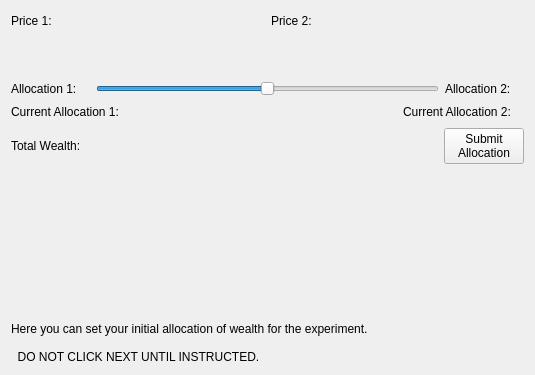
<?xml version="1.0" encoding="UTF-8"?>
<ui version="4.0">
 <class>InitialAllocationScreen</class>
 <widget class="QWidget" name="InitialAllocationScreen">
  <property name="geometry">
   <rect>
    <x>0</x>
    <y>0</y>
    <width>535</width>
    <height>375</height>
   </rect>
  </property>
  <property name="windowTitle">
   <string>Form</string>
  </property>
  <layout class="QHBoxLayout" name="horizontalLayout_7">
   <item>
    <layout class="QVBoxLayout" name="verticalLayout_2">
     <item>
      <layout class="QVBoxLayout" name="verticalLayout">
       <item>
        <layout class="QHBoxLayout" name="horizontalLayout_3">
         <item>
          <layout class="QHBoxLayout" name="horizontalLayout_2">
           <item>
            <widget class="QLabel" name="label_3">
             <property name="text">
              <string>Price 1:</string>
             </property>
            </widget>
           </item>
           <item>
            <widget class="QLabel" name="price1Label">
             <property name="text">
              <string/>
             </property>
            </widget>
           </item>
           <item>
            <spacer name="horizontalSpacer_2">
             <property name="orientation">
              <enum>Qt::Horizontal</enum>
             </property>
             <property name="sizeHint" stdset="0">
              <size>
               <width>40</width>
               <height>20</height>
              </size>
             </property>
            </spacer>
           </item>
          </layout>
         </item>
         <item>
          <layout class="QHBoxLayout" name="horizontalLayout">
           <item>
            <widget class="QLabel" name="label_4">
             <property name="text">
              <string>Price 2:</string>
             </property>
            </widget>
           </item>
           <item>
            <widget class="QLabel" name="price2Label">
             <property name="text">
              <string/>
             </property>
            </widget>
           </item>
           <item>
            <spacer name="horizontalSpacer">
             <property name="orientation">
              <enum>Qt::Horizontal</enum>
             </property>
             <property name="sizeHint" stdset="0">
              <size>
               <width>40</width>
               <height>20</height>
              </size>
             </property>
            </spacer>
           </item>
          </layout>
         </item>
        </layout>
       </item>
       <item>
        <spacer name="verticalSpacer">
         <property name="orientation">
          <enum>Qt::Vertical</enum>
         </property>
         <property name="sizeHint" stdset="0">
          <size>
           <width>20</width>
           <height>40</height>
          </size>
         </property>
        </spacer>
       </item>
       <item>
        <layout class="QHBoxLayout" name="horizontalLayout_5">
         <item>
          <widget class="QLabel" name="label_5">
           <property name="text">
            <string>Allocation 1:</string>
           </property>
          </widget>
         </item>
         <item>
          <widget class="QLabel" name="allocation1Label">
           <property name="text">
            <string/>
           </property>
          </widget>
         </item>
         <item>
          <widget class="QSlider" name="allocationSlider">
           <property name="maximum">
            <number>100</number>
           </property>
           <property name="sliderPosition">
            <number>50</number>
           </property>
           <property name="tracking">
            <bool>true</bool>
           </property>
           <property name="orientation">
            <enum>Qt::Horizontal</enum>
           </property>
          </widget>
         </item>
         <item>
          <widget class="QLabel" name="label_6">
           <property name="text">
            <string>Allocation 2:</string>
           </property>
          </widget>
         </item>
         <item>
          <widget class="QLabel" name="allocation2Label">
           <property name="text">
            <string/>
           </property>
          </widget>
         </item>
        </layout>
       </item>
       <item>
        <layout class="QHBoxLayout" name="horizontalLayout_6">
         <item>
          <widget class="QLabel" name="label_7">
           <property name="text">
            <string>Current Allocation 1:</string>
           </property>
          </widget>
         </item>
         <item>
          <widget class="QLabel" name="curAllocation1Label">
           <property name="text">
            <string/>
           </property>
          </widget>
         </item>
         <item>
          <spacer name="horizontalSpacer_4">
           <property name="orientation">
            <enum>Qt::Horizontal</enum>
           </property>
           <property name="sizeHint" stdset="0">
            <size>
             <width>40</width>
             <height>20</height>
            </size>
           </property>
          </spacer>
         </item>
         <item>
          <widget class="QLabel" name="label_8">
           <property name="text">
            <string>Current Allocation 2:</string>
           </property>
          </widget>
         </item>
         <item>
          <widget class="QLabel" name="curAllocation2Label">
           <property name="text">
            <string/>
           </property>
          </widget>
         </item>
        </layout>
       </item>
       <item>
        <layout class="QHBoxLayout" name="horizontalLayout_4">
         <item>
          <widget class="QLabel" name="label_9">
           <property name="text">
            <string>Total Wealth:</string>
           </property>
          </widget>
         </item>
         <item>
          <widget class="QLabel" name="wealthLabel">
           <property name="text">
            <string/>
           </property>
          </widget>
         </item>
         <item>
          <spacer name="horizontalSpacer_3">
           <property name="orientation">
            <enum>Qt::Horizontal</enum>
           </property>
           <property name="sizeHint" stdset="0">
            <size>
             <width>40</width>
             <height>20</height>
            </size>
           </property>
          </spacer>
         </item>
         <item>
          <widget class="QPushButton" name="allocationButton">
           <property name="text">
            <string>Submit
Allocation</string>
           </property>
          </widget>
         </item>
        </layout>
       </item>
      </layout>
     </item>
     <item>
      <spacer name="verticalSpacer_2">
       <property name="orientation">
        <enum>Qt::Vertical</enum>
       </property>
       <property name="sizeHint" stdset="0">
        <size>
         <width>20</width>
         <height>40</height>
        </size>
       </property>
      </spacer>
     </item>
     <item>
      <widget class="QLabel" name="label">
       <property name="text">
        <string>Here you can set your initial allocation of wealth for the experiment.

  DO NOT CLICK NEXT UNTIL INSTRUCTED.</string>
       </property>
      </widget>
     </item>
    </layout>
   </item>
  </layout>
 </widget>
 <resources/>
 <connections/>
</ui>
